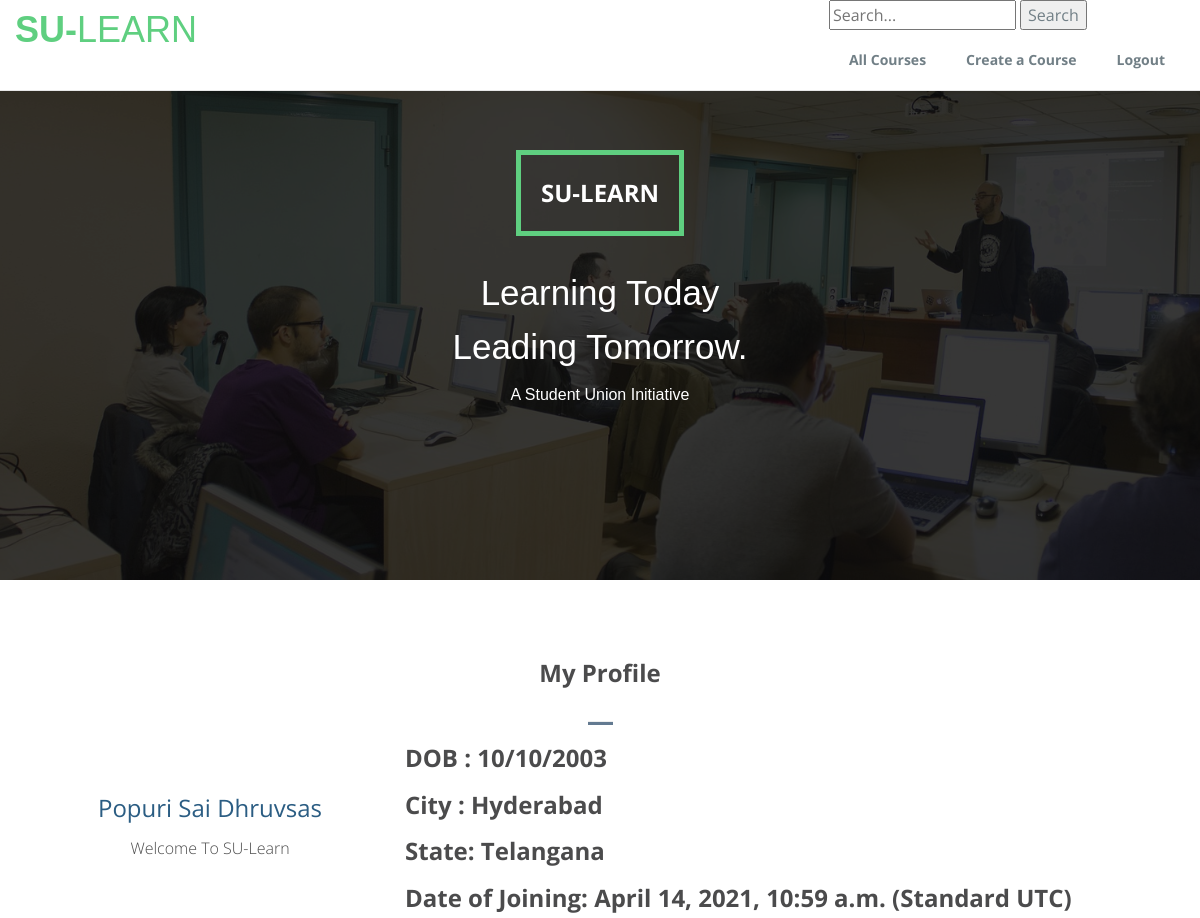
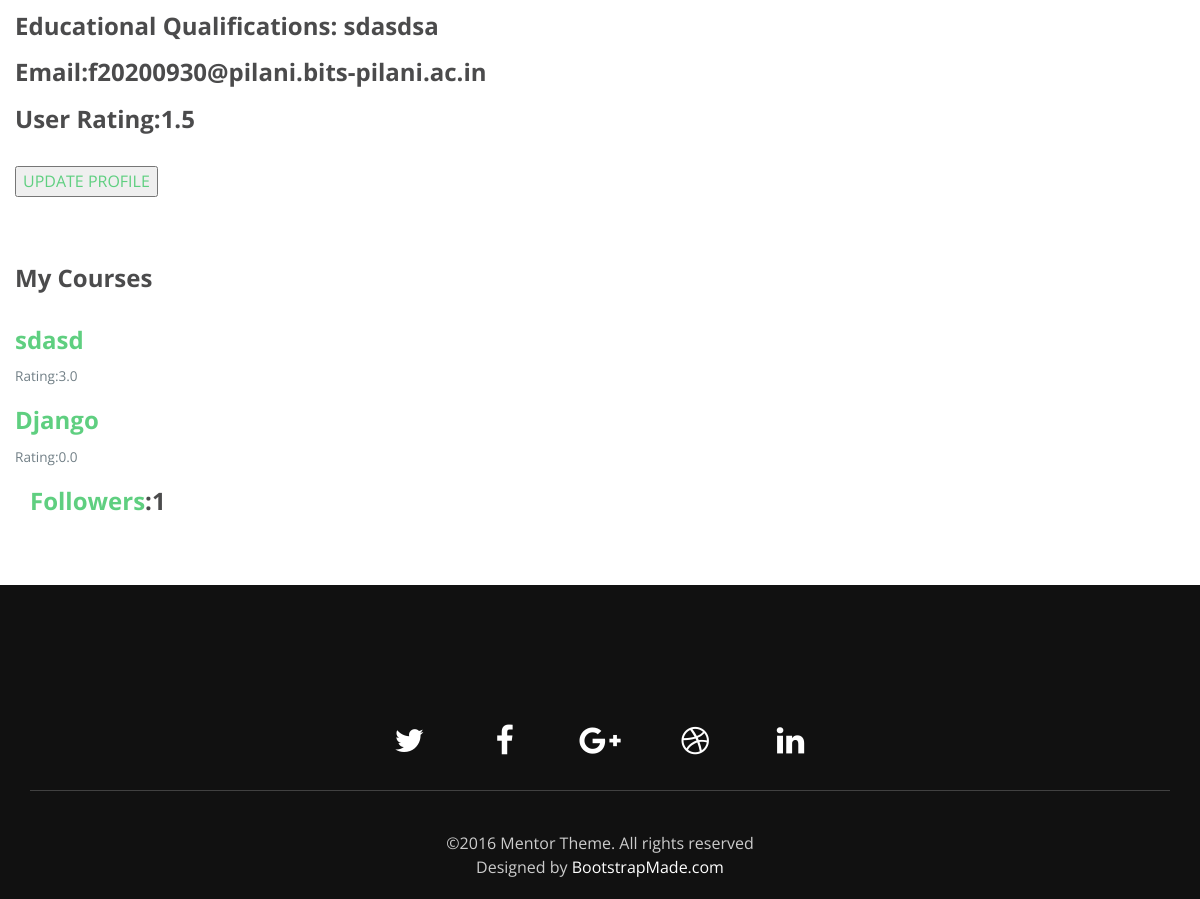
The page /users/ (signed in) on the database its author committed (2 pictures, top to bottom).
### users/models.py (models this page shows, shortened)
class CreatorProfile(models.Model):
	name = models.CharField(max_length=150)
	username = models.CharField(max_length=150,default='user1')
	user = models.OneToOneField(User,on_delete=models.CASCADE,null=True)
	email = models.EmailField(null=True)
	dob = models.DateTimeField(null=True)
	city = models.CharField(max_length=150)
	state = models.CharField(max_length=150)
	date_of_joining = models.DateTimeField(default=timezone.now)
	educational_qualifications = models.TextField()
	rating = models.FloatField(default=0)
	prof_pic = models.ImageField(upload_to='prof_pics',null=True,blank=True)
	bio = models.CharField(max_length=180,default='Welcome to SU-Learn')
	followers = models.ManyToManyField(User,related_name="followers")
	def get_image_url(self):
		if self.prof_pic:
			return self.prof_pic.url
		social_account = SocialAccount.objects.get(user=self.user)
		return social_account.extra_data['picture']
	def save(self,*args,**kwargs):
		print(self.prof_pic)
		super().save(*args,**kwargs)

### e_learning/models.py (models this page shows, shortened)
class Courses(models.Model):
	name = models.CharField(max_length=180,null=True)
	overview = models.TextField(null=True)
	created_by = models.ForeignKey(User,on_delete=models.CASCADE,null=True,related_name='created_by_set')
	rating = models.FloatField(default=0)
	slug = models.SlugField(unique=True,max_length=100,null=True)
	tags = TaggableManager()
	taken_by = models.ManyToManyField(User)
	completed_by = models.ManyToManyField(User,related_name='completed_by')

### users/views.py (the view, shortened to what this page needs)
# urls.py: path('',views.profile,name='profile'),
@login_required
def profile(request):
	user = request.user
	learner_profile = LearnerProfile.objects.filter(user=user)
	creator_profile = CreatorProfile.objects.filter(user=user)
	if learner_profile.count() == 0 and creator_profile.count() == 0 :
		return redirect('register')
	if learner_profile.count() == 0 and creator_profile.count() != 0 :
		profile = CreatorProfile.objects.get(user=user)
		name = profile.name
		DOB = profile.dob
		dob = DOB.date()
		dob2 = dob.strftime('%d/%m/%Y')
		city = profile.city
		state = profile.state
		date_of_joining = profile.date_of_joining
		educational_qualifications = profile.educational_qualifications
		profile.email = user.email
		profile.save()
		email = profile.email
		prof_pic = profile.prof_pic
		bio = profile.bio
		social_account = SocialAccount.objects.get(user=user)
		img_url = social_account.extra_data['picture']
		courses = user.created_by_set.all()
		ratings = []
		for course in courses:
			rating = course.rating
			ratings.append(rating)
		if len(ratings) == 0:
			user_rating=0
		else:
			user_rating = sum(ratings)/len(ratings)
		follower_count = user.creatorprofile.followers.count()
		context = {
		'profile':profile,
		'DOB':dob2,
		'img_url':img_url,
		'prof_pic':prof_pic,
		'bio':bio,
		'courses':courses,
		'user_rating':user_rating,
		'follower_count':follower_count,
		}
		return render(request,'users/Creator_Profile.html',context)

### users/templates/users/Creator_Profile.html (shortened to what this page needs)
{% load static %}
<!DOCTYPE html>
<html lang="en">
<head>
  <link rel="stylesheet" type="text/css" href="{% static 'e_learning/css/font-awesome.min.css' %}">
  <link rel="stylesheet" type="text/css" href="{% static 'e_learning/css/bootstrap.min.css' %}">
  <link rel="stylesheet" type="text/css" href="{% static 'e_learning/css/imagehover.min.css' %}">
  <link rel="stylesheet" type="text/css" href="{% static 'e_learning/css/style.css' %}">
</head>
<body>
  <nav class="navbar navbar-default navbar-fixed-top">
    <div class="container">
      <div class="navbar-header">
        <a class="navbar-brand">SU-<span>Learn</span></a>
      </div>
      <div class="collapse navbar-collapse" id="myNavbar">
        <ul class="nav navbar-nav navbar-right">
          <form method="post" action="{% url 'search' %}">
            <input placeholder="Search..." name="search">
            <button type="submit">Search</button>
          </form>
          <li><a href="{% url 'courses' 1 %}">All Courses</a></li>
          <li><a href="{% url 'CreateCourse' %}">Create a Course</a></li>
          <li><a href="http://su-learn.herokuapp.com/accounts/logout">Logout</a></li>
        </ul>
      </div>
    </div>
  </nav>
  <div class="banner">
    <div class="bg-color">
      <div class="container">
        <div class="row">
          <div class="banner-text text-center">
            <div class="text-border">
              <h2 class="text-dec">SU-Learn</h2>
            </div>
            <div class="intro-para text-center quote">
              <p class="big-text">Learning Today<br />Leading Tomorrow.</p>
              <p class="small-text">A Student Union Initiative</p>
            </div>
          </div>
        </div>
      </div>
    </div>
  </div>
  <section id="faculity-member" class="section-padding">
    <div class="container">
      <div class="row">
        <div class="header-section text-center">
          <h2>My Profile</h2>
          <hr class="bottom-line">
        </div>
        <div class="col-lg-4 col-md-4 col-sm-4">
          <div class="pm-staff-profile-container">
            <div class="pm-staff-profile-image-wrapper text-center">
                <div>
                </div>
            </div>
            <div class="pm-staff-profile-details text-center">
              <p class="pm-staff-profile-name">{{ profile.name }}</p>
              <p class="pm-staff-profile-bio">{{ profile.bio }}</p>
            </div>
          </div>
        </div>
        <h3><b>DOB</b> : {{ DOB }}</h3>
        <h3><b>City</b> : {{ profile.city }}</h3>
        <h3><b> State</b>: {{ profile.state }}</h3>
        <h3><b> Date of Joining</b>: {{ profile.date_of_joining }} (Standard UTC)</h3>
        <h3> <b>Educational Qualifications</b>: {{ profile.educational_qualifications }} </h3>
        <h3><b>Email</b>:{{ profile.email }}</h3>
        <h3><b>User Rating</b>:{{ user_rating }}</h3>
        <br />
        <button><a href="{% url 'creator_update' %}">UPDATE PROFILE</a></button>
        <br /><br /><br />
        <h2>My Courses</h2>
        {% for course in courses %}
          <h3><a href="{% url 'course_details' course.slug %}">{{ course.name }}</a></h3>
          <small>Rating:{{ course.rating }}</small>
        {% endfor %}
      </div>
      <h3><a href="{% url 'followers' %}">Followers</a>:{{ follower_count }}</h3>
    </div>
  </section>
  <footer id="footer" class="footer">
    <div class="container text-center">
       <ul class="social-links">
        <li><a href="#link"><i class="fa fa-twitter fa-fw"></i></a></li>
        <li><a href="#link"><i class="fa fa-facebook fa-fw"></i></a></li>
        <li><a href="#link"><i class="fa fa-google-plus fa-fw"></i></a></li>
        <li><a href="#link"><i class="fa fa-dribbble fa-fw"></i></a></li>
        <li><a href="#link"><i class="fa fa-linkedin fa-fw"></i></a></li>
      </ul>
      ©2016 Mentor Theme. All rights reserved
      <div class="credits">
        Designed by <a href="https://bootstrapmade.com/">BootstrapMade.com</a>
      </div>
    </div>
  </footer>
</body>
</html>

### e_learning/static/e_learning/css/style.css (style rules this page uses)
body { font-size: 15px; line-height: 1.52; color: #717f86; font-size: 16px; font-family: 'Open Sans', sans-serif; font-weight: 400; }
ol, ul { list-style: none; }
.section-padding { padding: 60px 0px; }
h1, h2, h3, h4, h5, h6 { font-family: Open Sans, sans-serif; font-weight: 700; color: #4B4B4C; }
a { color: #5fcf80; }
.navbar-default .navbar-brand { color: #5FCF80; }
.navbar-default { background-color: #ffffff; }
.navbar-default .navbar-nav > li > a { color: #717f86; font-size: 14px; font-weight: 700; }
.navbar-nav > li > a { padding: 0px; margin: 10px 5px; padding: 10px 15px; }
.navbar-default .navbar-brand { font-family: 'Dosis', sans-serif !important; font-weight: 700; text-transform: uppercase; padding: 0px; height: inherit; font-size: 36px; margin: 20px 0px; }
.navbar-default .navbar-brand span { font-weight: 100 !important; }
.navbar { margin-bottom: 0px; }
.banner { background: url('../img/bg-banner.jpg') no-repeat center top; background-size: cover; min-height: 580px; position: relative; }
.bg-color { background-color: RGBA(12, 11, 11, 0.82); min-height: 580px; }
.text-dec { font-size: 24px; padding: 10px 20px; margin: 15px 0; text-transform: uppercase; color: #fff; }
.text-border { border: 5px solid #5FCF80; display: inline-block; margin-top: 150px; }
.intro-para { font-family: 'Alegreya Sans', sans-serif; font-size: 45px; color: #fff; margin-top: 30px; }
.big-text { font-size: 35px; }
.small-text { font-size: 16px; }
h2 { font-size: 24px; padding-bottom: 15px; }
.bottom-line { width: 25px; height: 3px; background-color: rgb(99, 122, 145); }
.pm-staff-profile-details { padding: 20px 20px; }
.pm-staff-profile-name { font-size: 24px; text-transform: capitalize; color: #2b5d83; }
.pm-staff-profile-bio { text-transform: capitalize; color: #4b4b4b; font-weight: 100; }
.footer { padding: 60px 0 20px; background: #111; color: #ccc; }
.footer a { color: #fff; }
.footer .social-links li a { color: #fff; font-size: 32px; line-height: 50px; border-radius: 50%; text-align: center; -webkit-transition: all .3s ease-out; transition: all .3s ease-out; }
.footer .social-links li { display: inline-block; margin: 0 25px 25px; -webkit-transition: all .3s ease-out; transition: all .3s ease-out; }
.footer .social-links { list-style: none; padding: 0; margin: 30px 0 40px; padding: 40px 0 0; border-bottom: 1px solid rgba(255,255,255,0.2); }

### rows shown on the page
CreatorProfile: name "Popuri Sai Dhruvsas", bio "Welcome To SU-Learn", city "Hyderabad", state "Telangana", date_of_joining "April 14, 2021, 10:59 a.m.", educational_qualifications "sdasdsa", email "f20200930@pilani.bits-pilani.ac.in"
Courses: name "sdasd", rating "3.0"
Courses: name "Django", rating "0.0"

### other values the page prints
{{ DOB }} "10/10/2003"
{{ user_rating }} "1.5"
{{ follower_count }} "1"
